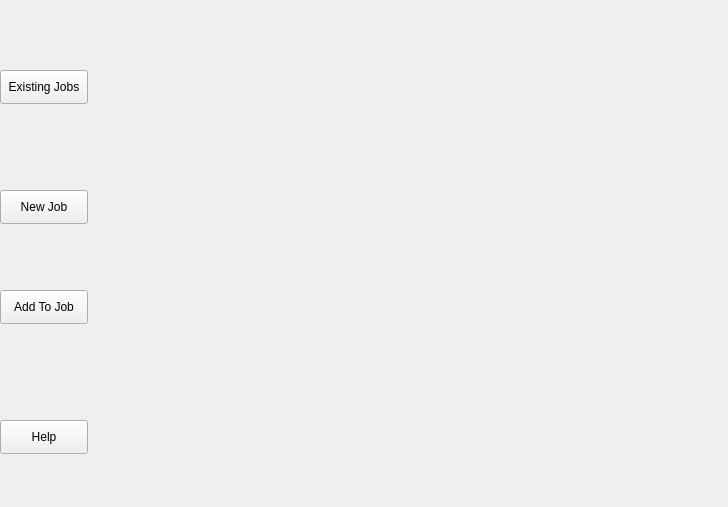
<?xml version="1.0" encoding="UTF-8"?>
<ui version="4.0">
 <class>Form</class>
 <widget class="QWidget" name="Form">
  <property name="geometry">
   <rect>
    <x>0</x>
    <y>0</y>
    <width>728</width>
    <height>507</height>
   </rect>
  </property>
  <property name="windowTitle">
   <string>Form</string>
  </property>
  <widget class="QPushButton" name="pushButton_5">
   <property name="geometry">
    <rect>
     <x>0</x>
     <y>70</y>
     <width>88</width>
     <height>34</height>
    </rect>
   </property>
   <property name="text">
    <string>Existing Jobs</string>
   </property>
  </widget>
  <widget class="QPushButton" name="pushButton_6">
   <property name="geometry">
    <rect>
     <x>0</x>
     <y>290</y>
     <width>88</width>
     <height>34</height>
    </rect>
   </property>
   <property name="text">
    <string>Add To Job</string>
   </property>
  </widget>
  <widget class="QPushButton" name="pushButton_7">
   <property name="geometry">
    <rect>
     <x>0</x>
     <y>190</y>
     <width>88</width>
     <height>34</height>
    </rect>
   </property>
   <property name="text">
    <string>New Job</string>
   </property>
  </widget>
  <widget class="QPushButton" name="pushButton_8">
   <property name="geometry">
    <rect>
     <x>0</x>
     <y>420</y>
     <width>88</width>
     <height>34</height>
    </rect>
   </property>
   <property name="text">
    <string>Help</string>
   </property>
  </widget>
 </widget>
 <resources/>
 <connections/>
</ui>
